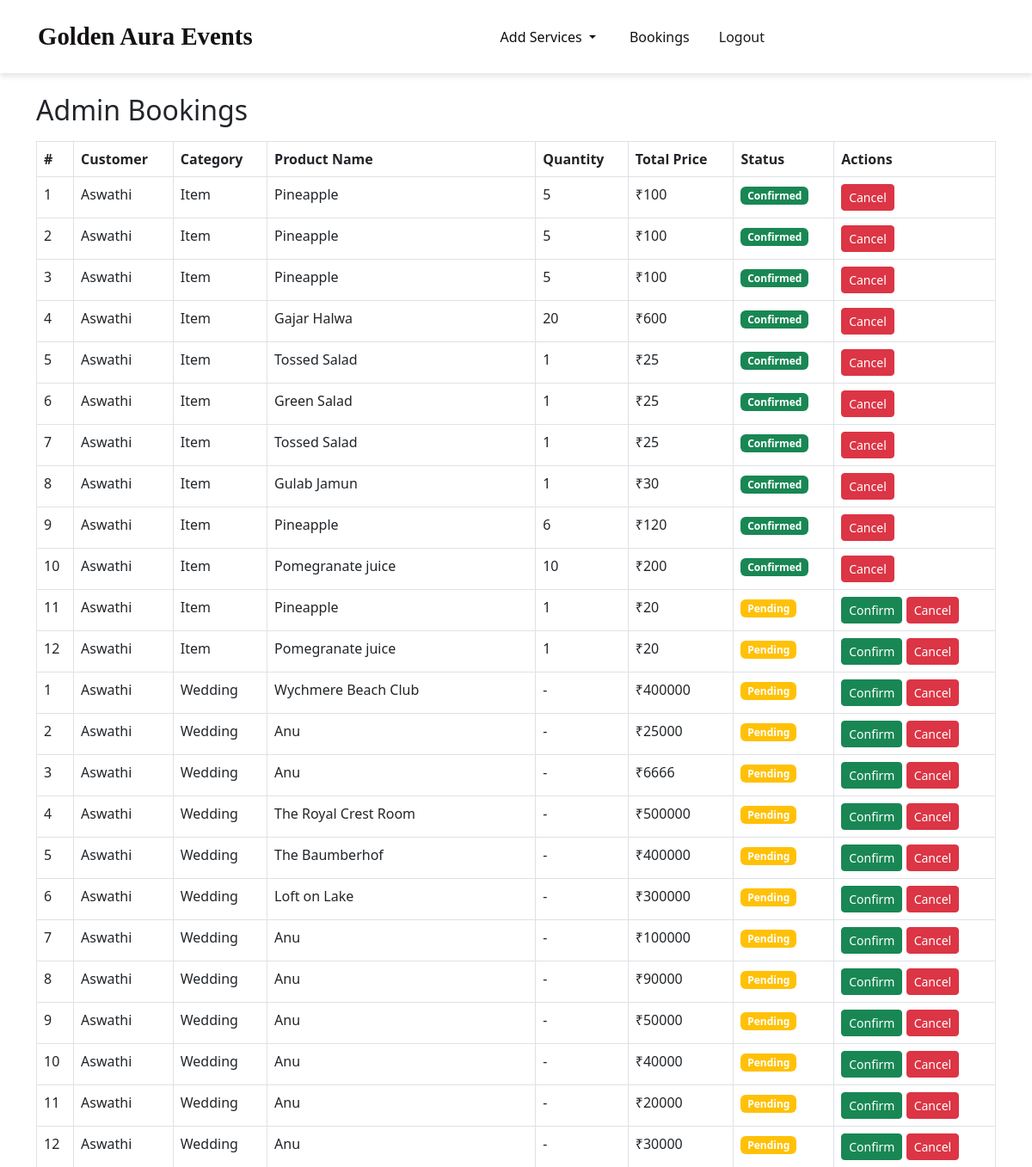
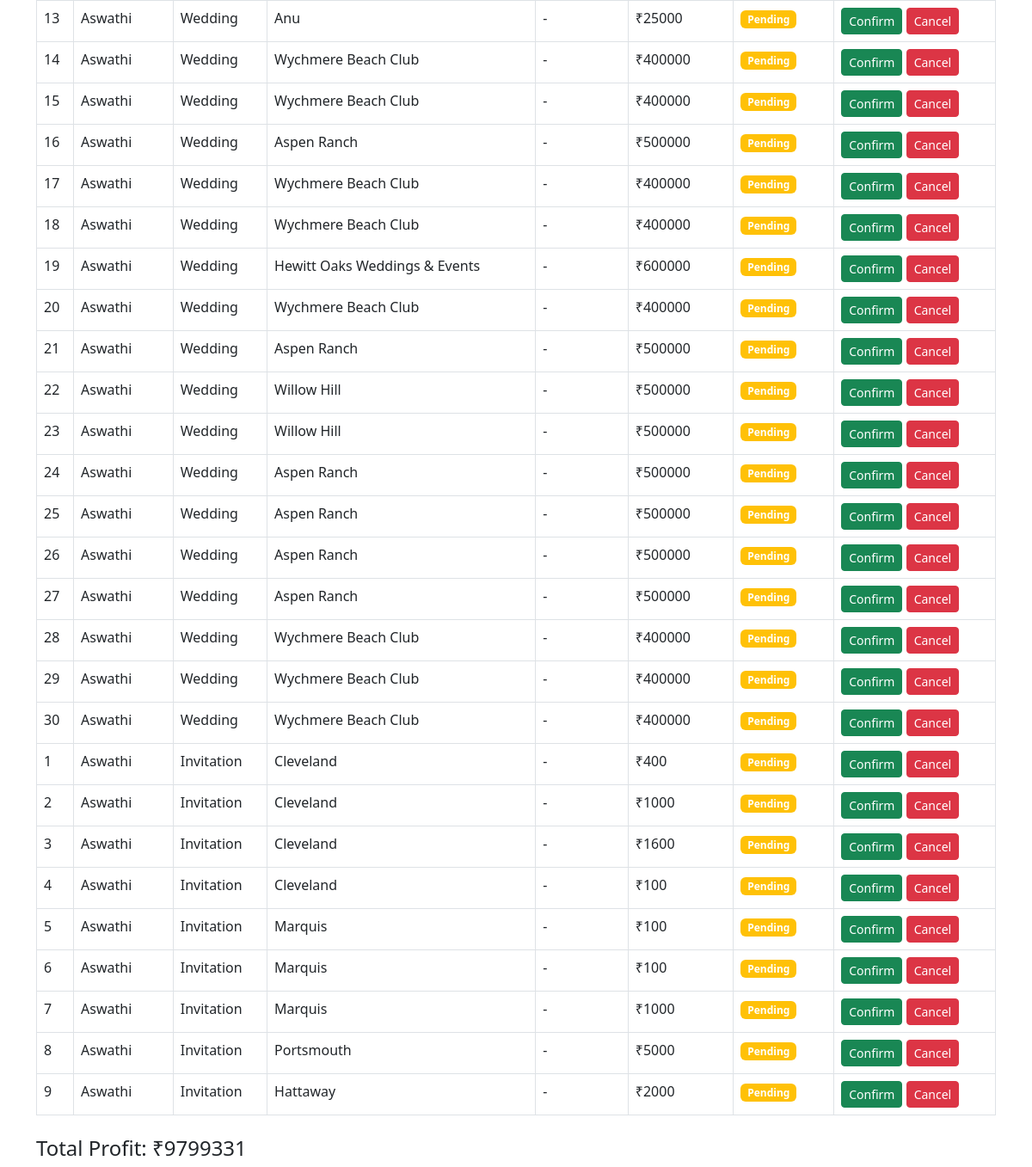
/admin_bookings/, run on an earlier commit of the app's database (2 pictures, top to bottom).
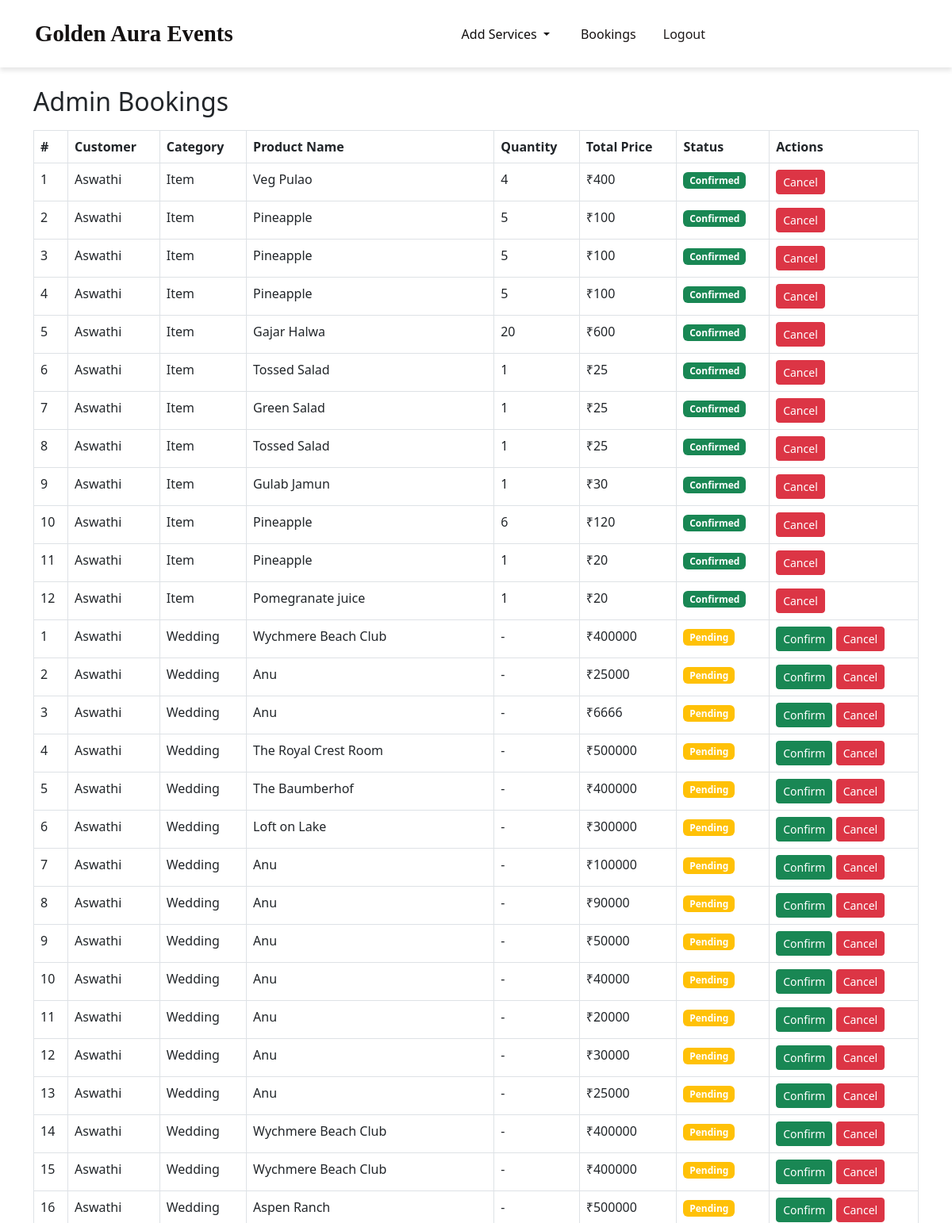
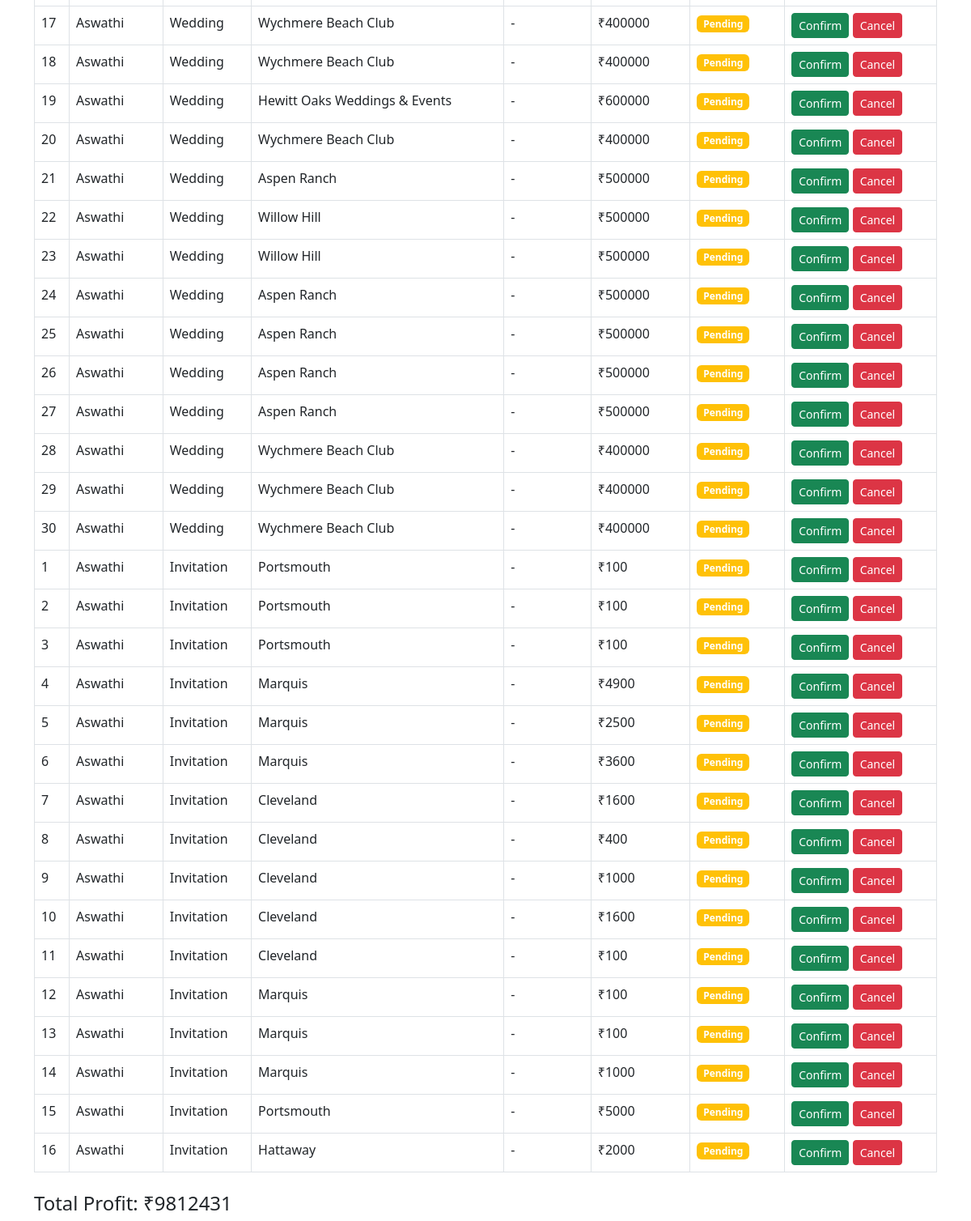
And on a later commit of the database (2 pictures, top to bottom).
### app/models.py (models this page shows, shortened)
class BuyItem(models.Model):
    user=models.ForeignKey(User,on_delete=models.CASCADE)
    item = models.ForeignKey(Item, on_delete=models.CASCADE)
    quantity = models.PositiveIntegerField(default=1)
    price=models.IntegerField()
    date = models.DateField()
    purchase_date = models.DateField(auto_now_add=True)
    address = models.ForeignKey(Address, on_delete=models.CASCADE)
    is_confirmed = models.BooleanField(default=False)
    order=models.ForeignKey(Order,on_delete=models.CASCADE,null=True)
    def get_total_price(self):
        return self.quantity * self.price

class Item(models.Model):
    category = models.ForeignKey(ItemCategory, on_delete=models.CASCADE)
    name = models.CharField(max_length=100)
    img = models.FileField()

class BuyDesWedding(models.Model):
    user=models.ForeignKey(User,on_delete=models.CASCADE)
    des = models.ForeignKey(DestinationWedding, on_delete=models.CASCADE)
    price=models.IntegerField()
    date = models.DateField()
    purchase_date = models.DateField(auto_now_add=True)
    address = models.ForeignKey(Address, on_delete=models.CASCADE)
    order=models.ForeignKey(Order,on_delete=models.CASCADE,null=True)
    is_confirmed = models.BooleanField(default=False)

class DestinationWedding(models.Model):
    name = models.CharField(max_length=255)
    about = models.TextField()
    img = models.FileField()
    location = models.CharField(max_length=255)
    package_price = models.DecimalField(max_digits=10, decimal_places=2)

class BuyInv(models.Model):
    user=models.ForeignKey(User,on_delete=models.CASCADE)
    inv = models.ForeignKey(InvitationCard, on_delete=models.CASCADE)
    qty = models.PositiveIntegerField(default=1)
    price=models.IntegerField()
    date = models.DateField()
    message = models.TextField(blank=True, null=True)
    purchase_date = models.DateField(auto_now_add=True)
    address = models.ForeignKey(Address, on_delete=models.CASCADE)
    order=models.ForeignKey(Order,on_delete=models.CASCADE,null=True)
    is_confirmed = models.BooleanField(default=False)
    def total_price(self):
        return self.qty * self.price

class InvitationCard(models.Model):
    category = models.ForeignKey(InvitationCategory, on_delete=models.CASCADE)
    name = models.CharField(max_length=100)
    price=models.IntegerField()
    img1 = models.FileField()
    img2 = models.FileField(blank=True, null=True)
    img3 = models.FileField(blank=True, null=True)
    img4 = models.FileField(blank=True, null=True)
    size = models.CharField(max_length=50)

### app/views.py (the view)
# urls.py: path('admin_bookings/',views.admin_bookings, name='admin_bookings'),
def admin_bookings(req):
    users = User.objects.all()
    buy_items = BuyItem.objects.select_related('user', 'item', 'address', 'order').all().order_by('-purchase_date')
    buy_weddings = BuyDesWedding.objects.select_related('user', 'des', 'address', 'order').all().order_by('-purchase_date')
    buy_invites = BuyInv.objects.select_related('user', 'inv', 'address', 'order').all().order_by('-purchase_date')
    total_profit = (
        sum(item.get_total_price() for item in buy_items) +
        sum(wed.price for wed in buy_weddings) +
        sum(inv.total_price() for inv in buy_invites)
    )
    return render(req, 'shop/admin_bookings.html', {
        'users': users,
        'buy_items': buy_items,
        'buy_weddings': buy_weddings,
        'buy_invites': buy_invites,
        'total_profit': total_profit
    })

### templates/shop/admin_bookings.html (shortened to what this page needs)
<!DOCTYPE html>
<html lang="en">
<head>
    <link rel="stylesheet" href="https://cdn.jsdelivr.net/npm/bootstrap@5.3.0/dist/css/bootstrap.min.css">
</head>
<body>
    <nav class="navbar navbar-expand-lg">
        <div class="container-fluid">
            <a class="navbar-brand" href="../">Golden Aura Events</a>
            <div class="collapse navbar-collapse" id="navbarNav">
                <ul class="navbar-nav ms-auto">
                    <li class="nav-item dropdown">
                        <a class="nav-link dropdown-toggle" href="#" id="navbarDropdown" role="button" data-bs-toggle="dropdown" aria-expanded="false">
                            Add Services
                        </a>
                    </li>
                    <li class="nav-item">
                        <a class="btn btn-book" href="../admin_bookings">Bookings</a>
                    </li>
                    <li class="nav-item">
                        <a class="btn btn-logout" href="../logout">Logout</a>
                    </li>
                </ul>
            </div>
        </div>
    </nav>
<div class="container mt-4">
    <h2 class="mb-3">Admin Bookings</h2>
    <table class="table table-bordered">
        <thead class="thead-dark">
            <tr>
                <th>#</th>
                <th>Customer</th>
                <th>Category</th>
                <th>Product Name</th>
                <th>Quantity</th>
                <th>Total Price</th>
                <th>Status</th>
                <th>Actions</th>
            </tr>
        </thead>
        <tbody>
            {% for order in buy_items %}
            <tr>
                <td>{{ forloop.counter }}</td>
                <td>{{ order.user.first_name }} {{ order.user.last_name }}</td>
                <td>Item</td>
                <td>{{ order.item.name }}</td>
                <td>{{ order.quantity }}</td>
                <td>₹{{ order.get_total_price }}</td>
                <td>
                    {% if order.is_confirmed %}
                        <span class="badge bg-success">Confirmed</span>
                    {% else %}
                        <span class="badge bg-warning">Pending</span>
                    {% endif %}
                </td>
                <td>
                    {% if not order.is_confirmed %}
                        <a href="{% url 'toggle_confirmation' order.id 'item' %}" class="btn btn-sm btn-success">Confirm</a>
                    {% endif %}
                    <a href="{% url 'cancel_order' order.id 'item' %}" class="btn btn-sm btn-danger">Cancel</a>
                </td>
            </tr>
            {% endfor %}
            {% for order in buy_weddings %}
            <tr>
                <td>{{ forloop.counter }}</td>
                <td>{{ order.user.first_name }} {{ order.user.last_name }}</td>
                <td>Wedding</td>
                <td>{{ order.des.name }}</td>
                <td>-</td>
                <td>₹{{ order.price }}</td>
                <td>
                    {% if order.is_confirmed %}
                        <span class="badge bg-success">Confirmed</span>
                    {% else %}
                        <span class="badge bg-warning">Pending</span>
                    {% endif %}
                </td>
                <td>
                    {% if not order.is_confirmed %}
                        <a href="{% url 'toggle_confirmation' order.id 'wedding' %}" class="btn btn-sm btn-success">Confirm</a>
                    {% endif %}
                    <a href="{% url 'cancel_order' order.id 'wedding' %}" class="btn btn-sm btn-danger">Cancel</a>
                </td>
            </tr>
            {% endfor %}
            {% for order in buy_invites %}
            <tr>
                <td>{{ forloop.counter }}</td>
                <td>{{ order.user.first_name }} {{ order.user.last_name }}</td>
                <td>Invitation</td>
                <td>{{ order.inv.name }}</td>
                <td>-</td>
                <td>₹{{ order.total_price }}</td>
                <td>
                    {% if order.is_confirmed %}
                        <span class="badge bg-success">Confirmed</span>
                    {% else %}
                        <span class="badge bg-warning">Pending</span>
                    {% endif %}
                </td>
                <td>
                    {% if not order.is_confirmed %}
                        <a href="{% url 'toggle_confirmation' order.id 'inv' %}" class="btn btn-sm btn-success">Confirm</a>
                    {% endif %}
                    <a href="{% url 'cancel_order' order.id 'inv' %}" class="btn btn-sm btn-danger">Cancel</a>
                </td>
            </tr>
            {% endfor %}
        </tbody>
    </table>
    <div class="mt-4">
        <h4>Total Profit: ₹{{ total_profit }}</h4>
    </div>
</div>
</body>
</html>

### templates/shop/admin_bookings.html (style rules this page uses)
.navbar { padding: 1rem 2rem; background: white; box-shadow: 0 4px 6px rgba(0, 0, 0, 0.1); }
.navbar-brand { font-family: 'Playfair Display', serif; font-size: 1.8rem; font-weight: bold; color: rgb(20, 17, 17); }
.navbar-nav { margin: 0 auto; display: flex; justify-content: center; align-items: center; }
.navbar-nav .nav-link { font-size: 1rem; font-weight: 500; margin: 0 10px; color: rgb(15, 12, 12); transition: color 0.3s; }
.btn-logout { color: rgb(29, 25, 25); }
.btn-book { color: rgb(23, 18, 18); padding: 8px 20px; border-radius: 20px; font-weight: 400; }

What changed in the data, as far as the page shows it:
removed BuyItem: user.first_name "Aswathi", item.name "Pomegranate juice", quantity "10", get_total_price "200", is_confirmed "Confirmed"
added BuyItem: user.first_name "Aswathi", item.name "Veg Pulao", quantity "4", get_total_price "400", is_confirmed "Confirmed"
changed BuyItem (number 11 of 12 on the later page): is_confirmed "Pending Confirm" → "Confirmed"
changed BuyItem "Pomegranate juice": is_confirmed "Pending Confirm" → "Confirmed"
added BuyInv: user.first_name "Aswathi", inv.name "Portsmouth", total_price "100", is_confirmed "Pending"
added BuyInv: user.first_name "Aswathi", inv.name "Portsmouth", total_price "100", is_confirmed "Pending"
added BuyInv: user.first_name "Aswathi", inv.name "Portsmouth", total_price "100", is_confirmed "Pending"
added BuyInv: user.first_name "Aswathi", inv.name "Marquis", total_price "4900", is_confirmed "Pending"
added BuyInv: user.first_name "Aswathi", inv.name "Marquis", total_price "2500", is_confirmed "Pending"
added BuyInv: user.first_name "Aswathi", inv.name "Marquis", total_price "3600", is_confirmed "Pending"
added BuyInv: user.first_name "Aswathi", inv.name "Cleveland", total_price "1600", is_confirmed "Pending"
Also different on the page:
{{ total_profit }}: "9799331" → "9812431"
